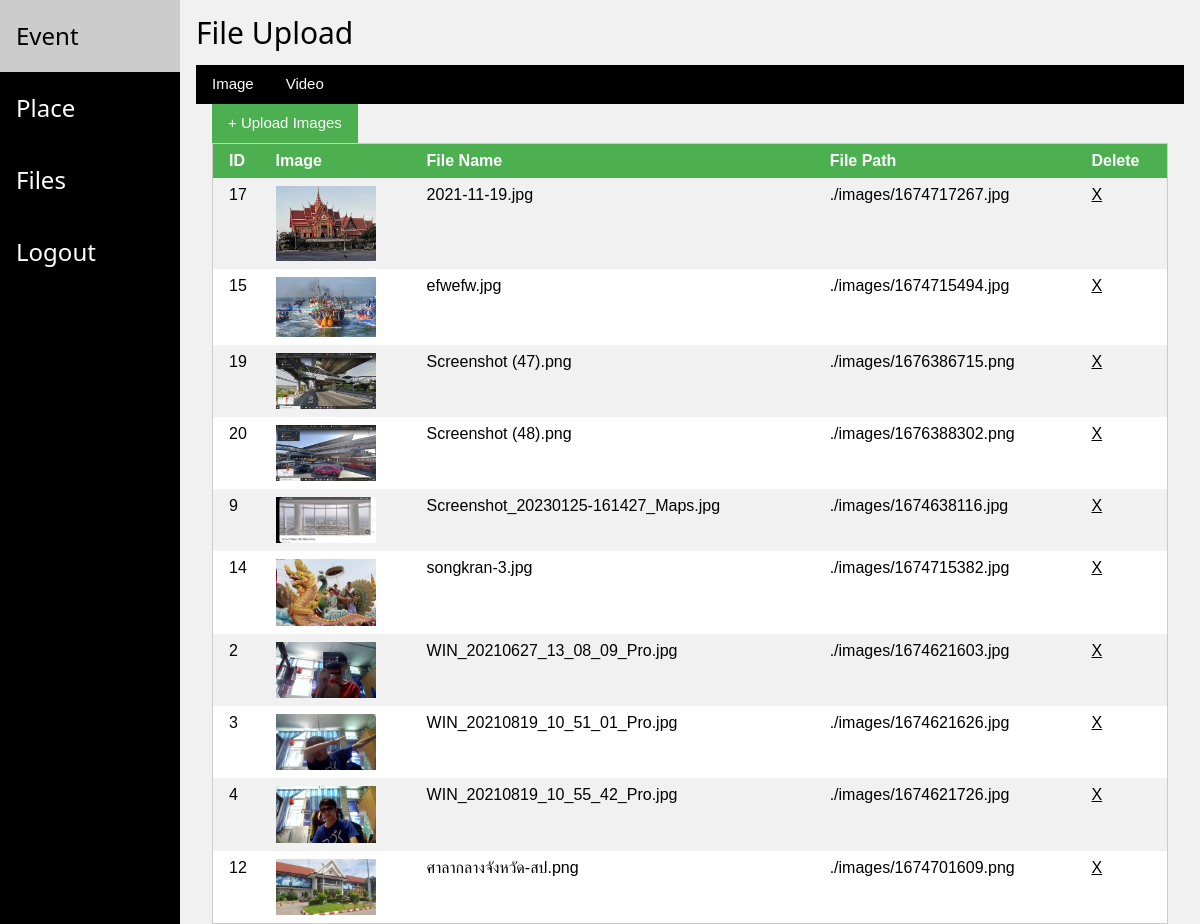
The page /travel_be/index.php?page=files (signed in) on the database its author committed.
### tables this page shows
CREATE TABLE `table_file` (
  `file_id` int(10) UNSIGNED NOT NULL,
  `file_name` text NOT NULL,
  `file_path` text NOT NULL,
  `file_uploader` int(11) NOT NULL,
  `file_type` tinytext NOT NULL
);

### travel_be/fileUpload/list_image.php (the view, shortened to what this page needs)
<?php
$stmt2 = $conn->prepare("SELECT * FROM table_file WHERE (? = 1 or file_uploader = ?) AND file_type = 'image' ORDER BY file_name ASC");
$stmt2->bind_param("ss",$user_info["us_superuser"],$user_info["us_id"]);
$stmt2->execute();
$result2 = $stmt2->get_result();
?>
<table class="w3-table w3-striped w3-border w3-white">
	<tr class="w3-green">
		<th> ID </th><th> Image </th><th> File Name </th><th> File Path</th><th> Delete </th>
	</tr>
<?php
if($result2){
	while($row = $result2->fetch_array(MYSQLI_ASSOC)){
		?>
		<tr>
			<td><?=$row["file_id"]?></td>
			<td><img width="100" src="./../travel_fe/images/<?=$row['file_path']?>" onclick="dom_image_review_img.src=this.src; dom_image_review.style.display='block';"></td>
			<td><?=$row["file_name"]?></td>
			<td><?="./images/".$row["file_path"]?></td>
			<td><a href="./index.php?page=DELETE_FILE&delid=<?=$row["file_id"];?>"> X </a></td>
		</tr>
		<?php
	}
}
?>
</table>

### travel_be/css/w3.css (style rules this page uses)
*,*:before,*:after { box-sizing:inherit }
html { -ms-text-size-adjust:100%;-webkit-text-size-adjust:100% }
body { margin:0 }
a { background-color:transparent }
img { border-style:none }
html,body { font-family:Verdana,sans-serif;font-size:15px;line-height:1.5 }
html { overflow-x:hidden }
img { vertical-align:middle }
a { color:inherit }
.w3-table,.w3-table-all { border-collapse:collapse;border-spacing:0;width:100%;display:table }
.w3-striped tbody tr:nth-child(even) { background-color:#f1f1f1 }
.w3-table td,.w3-table th,.w3-table-all td,.w3-table-all th { padding:8px 8px;display:table-cell;text-align:left;vertical-align:top }
.w3-table th:first-child,.w3-table td:first-child,.w3-table-all th:first-child,.w3-table-all td:first-child { padding-left:16px }
.w3-border { border:1px solid #ccc!important }
.w3-green,.w3-hover-green:hover { color:#fff!important;background-color:#4CAF50!important }
.w3-white,.w3-hover-white:hover { color:#000!important;background-color:#fff!important }
.w3-light-grey,.w3-hover-light-grey:hover,.w3-light-gray,.w3-hover-light-gray:hover { color:#000!important;background-color:#f1f1f1!important }

### rows shown on the page
table_file: file_id "17", file_path (picture), file_name "2021-11-19.jpg", file_path "1674717267.jpg"
table_file: file_id "15", file_path (picture), file_name "efwefw.jpg", file_path "1674715494.jpg"
table_file: file_id "19", file_path (picture), file_name "Screenshot (47).png", file_path "1676386715.png"
table_file: file_id "20", file_path (picture), file_name "Screenshot (48).png", file_path "1676388302.png"
table_file: file_id "9", file_path (picture), file_name "Screenshot_20230125-161427_Maps.jpg", file_path "1674638116.jpg"
table_file: file_id "14", file_path (picture), file_name "songkran-3.jpg", file_path "1674715382.jpg"
table_file: file_id "2", file_path (picture), file_name "WIN_20210627_13_08_09_Pro.jpg", file_path "1674621603.jpg"
table_file: file_id "3", file_path (picture), file_name "WIN_20210819_10_51_01_Pro.jpg", file_path "1674621626.jpg"
table_file: file_id "4", file_path (picture), file_name "WIN_20210819_10_55_42_Pro.jpg", file_path "1674621726.jpg"
table_file: file_id "12", file_path (picture), file_name "ศาลากลางจังหวัด-สป.png", file_path "1674701609.png"
